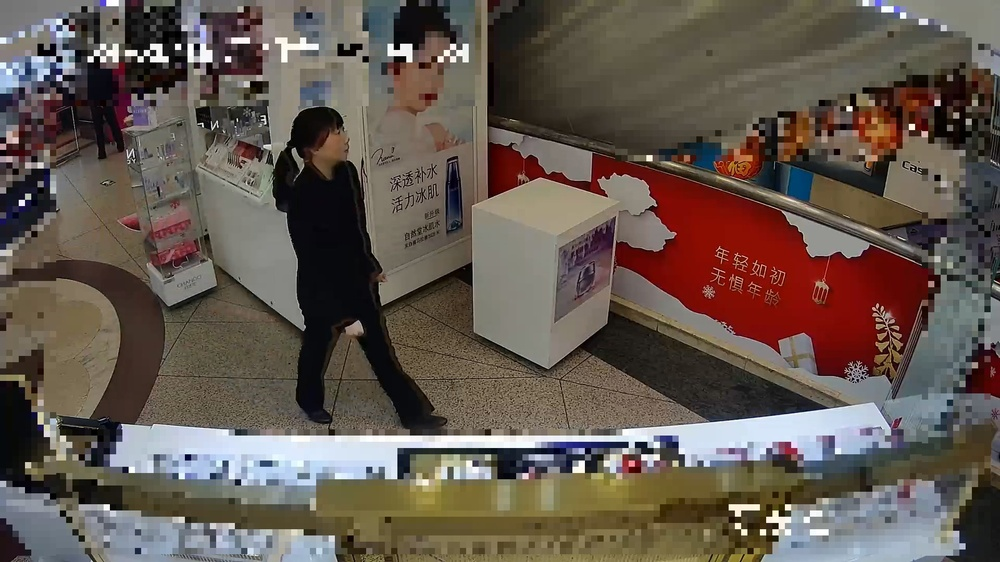
#> input picture yolo3/test.jpg, 1000 x 562 px, shrunk from 1920 x 1080 before the run
$ python read_json.py
#> lines starting #> are read from the running program, lines starting #| are printed output that depends on the picture; after the words box and inside, x2 and y2 are one past the last pixel; in counts of white or black regions, pixels touching at a corner belong together
import cv2
import json

# 单张图片可以read_json.py
image = cv2.imread("test.jpg")
#> image is the input picture: shape (562, 1000, 3); mean B, G, R 79.8, 88.3, 100.1

with open("test.json",'r') as load_f:
#> (reads yolo3/test.json from the repository)
    load_dict = json.load(load_f)
    object = load_dict["annotation"][0]["object"]
    print(object)
    print(len(object))
    for i in range(3):
        for o in object:
            minx = o['minx']
            miny = o['miny']
            maxx = o['maxx']
            maxy = o['maxy']
            gender = o['gender']
            staff = o['staff']
            customer = o['customer']
            stand = o['stand']
            sit = o['sit']
            play_with_phone = o['play_with_phone']
            cv2.rectangle(image, (minx, miny), (maxx, maxy), (255, 0,
                                                              0), 2)
            cv2.putText(image, "gender: " + str(gender) + ", " +
                        "staff: " + str(staff) + ", " + "customer: " + str(customer) + ", " +
                        "play_with_phone: " + str(play_with_phone),
                        (minx, miny), cv2.FONT_HERSHEY_COMPLEX, 1, (0, 0, 255), 2)
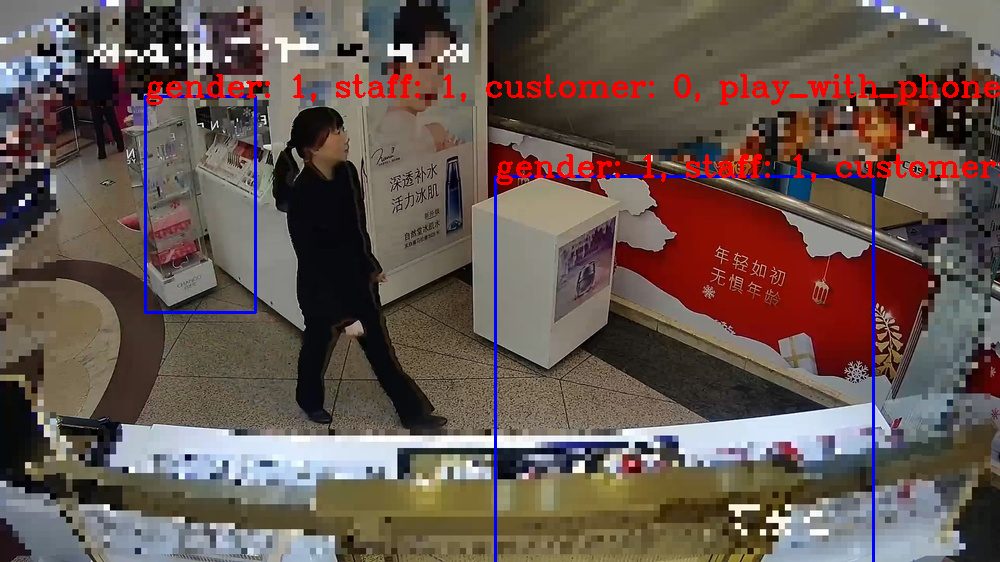
#> image: shape (562, 1000, 3); 2.57% of pixels changed, all inside (x1, y1, x2, y2) = (144, 74, 1000, 562)
    cv2.imshow("frame", image)
    cv2.waitKey(0)
    cv2.destroyAllWindows()
